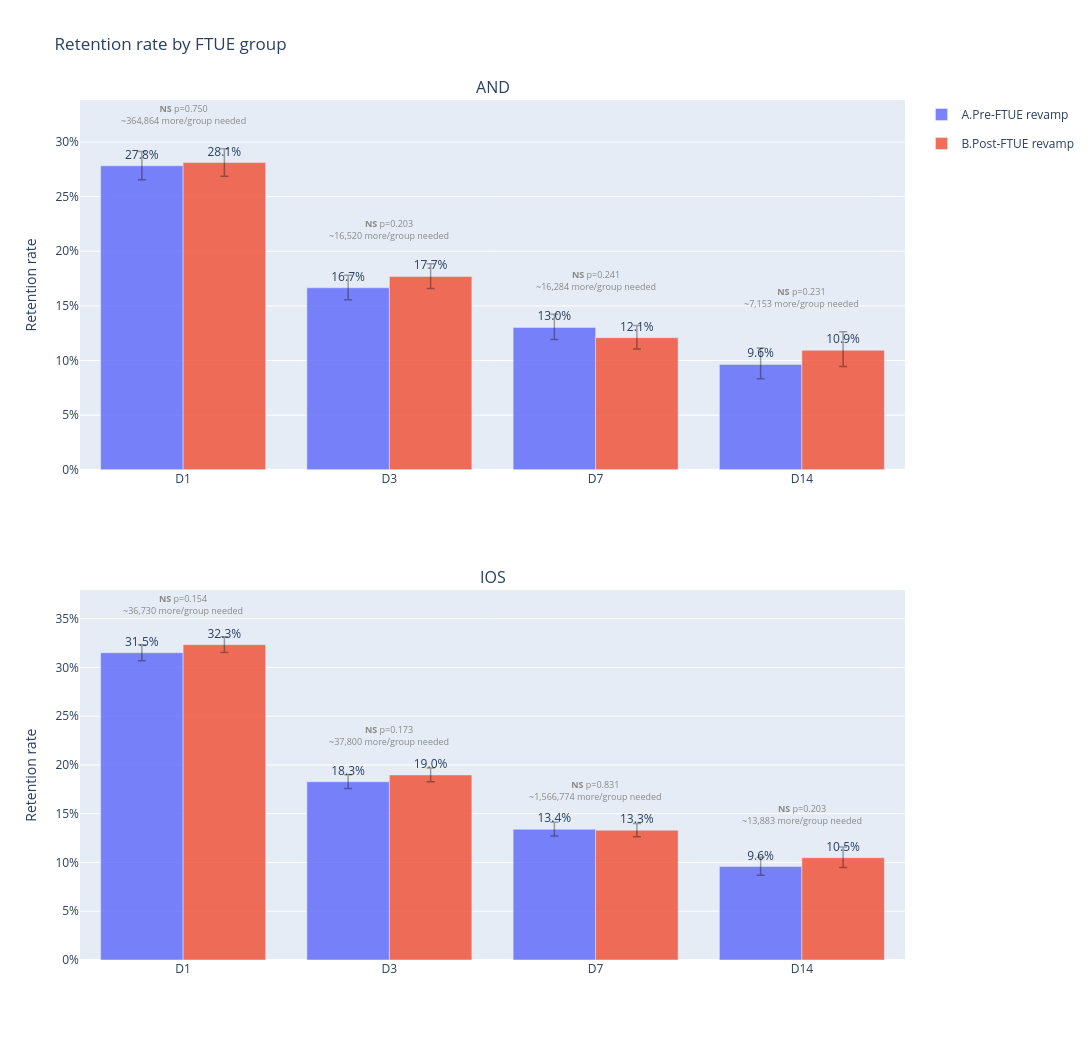

Write notebook code for a chart like this one.
### Markdown cell above
### Retention rate

### Code cell
# Bar chart: D1–D21 retention rates by FTUE group and platform (all users)
# Each Dx is tested independently with a two-proportion z-test; Wilson 95% CIs shown as error bars
dummy = plot_retention_significance(
    retention_data_total,
    title='Retention rate by FTUE group',
)

### Figure 1 — Plotly figure (JSON) as saved in the notebook; plotly's stock layout.template omitted (floating-point values rounded to 4 significant figures)
{"data": [{"customdata": [[4659, 1296], [4197, 699], [3292, 429], [1669, 161]], "error_y": {"array": [0.01305, 0.01158, 0.01193, 0.0151], "arrayminus": [0.01268, 0.01097, 0.01107, 0.01325], "color": "rgba(0,0,0,0.35)", "thickness": 1.5, "type": "data", "visible": true, "width": 4}, "hovertemplate": "%{x}: %{y:.2%}<br>n=%{customdata[0]:,} | retained=%{customdata[1]:,}<extra>A.Pre-FTUE revamp</extra>", "legendgroup": "A.Pre-FTUE revamp", "marker": {"color": "rgba(99,110,250,0.85)"}, "name": "A.Pre-FTUE revamp", "showlegend": true, "text": ["27.8%", "16.7%", "13.0%", "9.6%"], "textposition": "outside", "type": "bar", "x": ["D1", "D3", "D7", "D14"], "xaxis": "x", "y": [0.2782, 0.1665, 0.1303, 0.09646], "yaxis": "y"}, {"customdata": [[4888, 1374], [4369, 773], [3564, 431], [1499, 164]], "error_y": {"array": [0.01277, 0.0116, 0.01111, 0.01681], "arrayminus": [0.01243, 0.01103, 0.0103, 0.01481], "color": "rgba(0,0,0,0.35)", "thickness": 1.5, "type": "data", "visible": true, "width": 4}, "hovertemplate": "%{x}: %{y:.2%}<br>n=%{customdata[0]:,} | retained=%{customdata[1]:,}<extra>B.Post-FTUE revamp</extra>", "legendgroup": "B.Post-FTUE revamp", "marker": {"color": "rgba(239,85,59,0.85)"}, "name": "B.Post-FTUE revamp", "showlegend": true, "text": ["28.1%", "17.7%", "12.1%", "10.9%"], "textposition": "outside", "type": "bar", "x": ["D1", "D3", "D7", "D14"], "xaxis": "x", "y": [0.2811, 0.1769, 0.1209, 0.1094], "yaxis": "y"}, {"customdata": [[12526, 3946], [11375, 2079], [8971, 1203], [3883, 372]], "error_y": {"array": [0.008191, 0.007209, 0.007208, 0.009661], "arrayminus": [0.008077, 0.006995, 0.006895, 0.008862], "color": "rgba(0,0,0,0.35)", "thickness": 1.5, "type": "data", "visible": true, "width": 4}, "hovertemplate": "%{x}: %{y:.2%}<br>n=%{customdata[0]:,} | retained=%{customdata[1]:,}<extra>A.Pre-FTUE revamp</extra>", "legendgroup": "A.Pre-FTUE revamp", "marker": {"color": "rgba(99,110,250,0.85)"}, "name": "A.Pre-FTUE revamp", "showlegend": false, "text": ["31.5%", "18.3%", "13.4%", "9.6%"], "textposition": "outside", "type": "bar", "x": ["D1", "D3", "D7", "D14"], "xaxis": "x2", "y": [0.315, 0.1828, 0.1341, 0.0958], "yaxis": "y2"}, {"customdata": [[13017, 4209], [11912, 2260], [9299, 1237], [3222, 338]], "error_y": {"array": [0.008087, 0.007141, 0.007054, 0.01106], "arrayminus": [0.007982, 0.006941, 0.006751, 0.01011], "color": "rgba(0,0,0,0.35)", "thickness": 1.5, "type": "data", "visible": true, "width": 4}, "hovertemplate": "%{x}: %{y:.2%}<br>n=%{customdata[0]:,} | retained=%{customdata[1]:,}<extra>B.Post-FTUE revamp</extra>", "legendgroup": "B.Post-FTUE revamp", "marker": {"color": "rgba(239,85,59,0.85)"}, "name": "B.Post-FTUE revamp", "showlegend": false, "text": ["32.3%", "19.0%", "13.3%", "10.5%"], "textposition": "outside", "type": "bar", "x": ["D1", "D3", "D7", "D14"], "xaxis": "x2", "y": [0.3233, 0.1897, 0.133, 0.1049], "yaxis": "y2"}], "layout": {"annotations": [{"font": {"size": 16}, "showarrow": false, "text": "AND", "x": 0.5, "xanchor": "center", "xref": "paper", "y": 1, "yanchor": "bottom", "yref": "paper"}, {"font": {"size": 16}, "showarrow": false, "text": "IOS", "x": 0.5, "xanchor": "center", "xref": "paper", "y": 0.43, "yanchor": "bottom", "yref": "paper"}, {"align": "center", "font": {"color": "#888888", "size": 9}, "showarrow": false, "text": "<b>NS</b> p=0.750<br>~364,864 more/group needed", "x": "D1", "xanchor": "center", "xref": "x", "y": 0.3119, "yanchor": "bottom", "yref": "y"}, {"align": "center", "font": {"color": "#888888", "size": 9}, "showarrow": false, "text": "<b>NS</b> p=0.203<br>~16,520 more/group needed", "x": "D3", "xanchor": "center", "xref": "x", "y": 0.2065, "yanchor": "bottom", "yref": "y"}, {"align": "center", "font": {"color": "#888888", "size": 9}, "showarrow": false, "text": "<b>NS</b> p=0.241<br>~16,284 more/group needed", "x": "D7", "xanchor": "center", "xref": "x", "y": 0.1602, "yanchor": "bottom", "yref": "y"}, {"align": "center", "font": {"color": "#888888", "size": 9}, "showarrow": false, "text": "<b>NS</b> p=0.231<br>~7,153 more/group needed", "x": "D14", "xanchor": "center", "xref": "x", "y": 0.1442, "yanchor": "bottom", "yref": "y"}, {"align": "center", "font": {"color": "#888888", "size": 9}, "showarrow": false, "text": "<b>NS</b> p=0.154<br>~36,730 more/group needed", "x": "D1", "xanchor": "center", "xref": "x2", "y": 0.3494, "yanchor": "bottom", "yref": "y2"}, {"align": "center", "font": {"color": "#888888", "size": 9}, "showarrow": false, "text": "<b>NS</b> p=0.173<br>~37,800 more/group needed", "x": "D3", "xanchor": "center", "xref": "x2", "y": 0.2149, "yanchor": "bottom", "yref": "y2"}, {"align": "center", "font": {"color": "#888888", "size": 9}, "showarrow": false, "text": "<b>NS</b> p=0.831<br>~1,566,774 more/group needed", "x": "D7", "xanchor": "center", "xref": "x2", "y": 0.1593, "yanchor": "bottom", "yref": "y2"}, {"align": "center", "font": {"color": "#888888", "size": 9}, "showarrow": false, "text": "<b>NS</b> p=0.203<br>~13,883 more/group needed", "x": "D14", "xanchor": "center", "xref": "x2", "y": 0.134, "yanchor": "bottom", "yref": "y2"}], "barmode": "group", "height": 1040, "title": {"text": "Retention rate by FTUE group"}, "uniformtext": {"minsize": 7, "mode": "hide"}, "width": 1200, "xaxis": {"anchor": "y", "categoryarray": ["D1", "D3", "D7", "D14"], "categoryorder": "array", "domain": [0, 1]}, "xaxis2": {"anchor": "y2", "categoryarray": ["D1", "D3", "D7", "D14"], "categoryorder": "array", "domain": [0, 1]}, "yaxis": {"anchor": "x", "domain": [0.57, 1], "tickformat": ".0%", "title": {"text": "Retention rate"}}, "yaxis2": {"anchor": "x2", "domain": [0, 0.43], "tickformat": ".0%", "title": {"text": "Retention rate"}}}}
